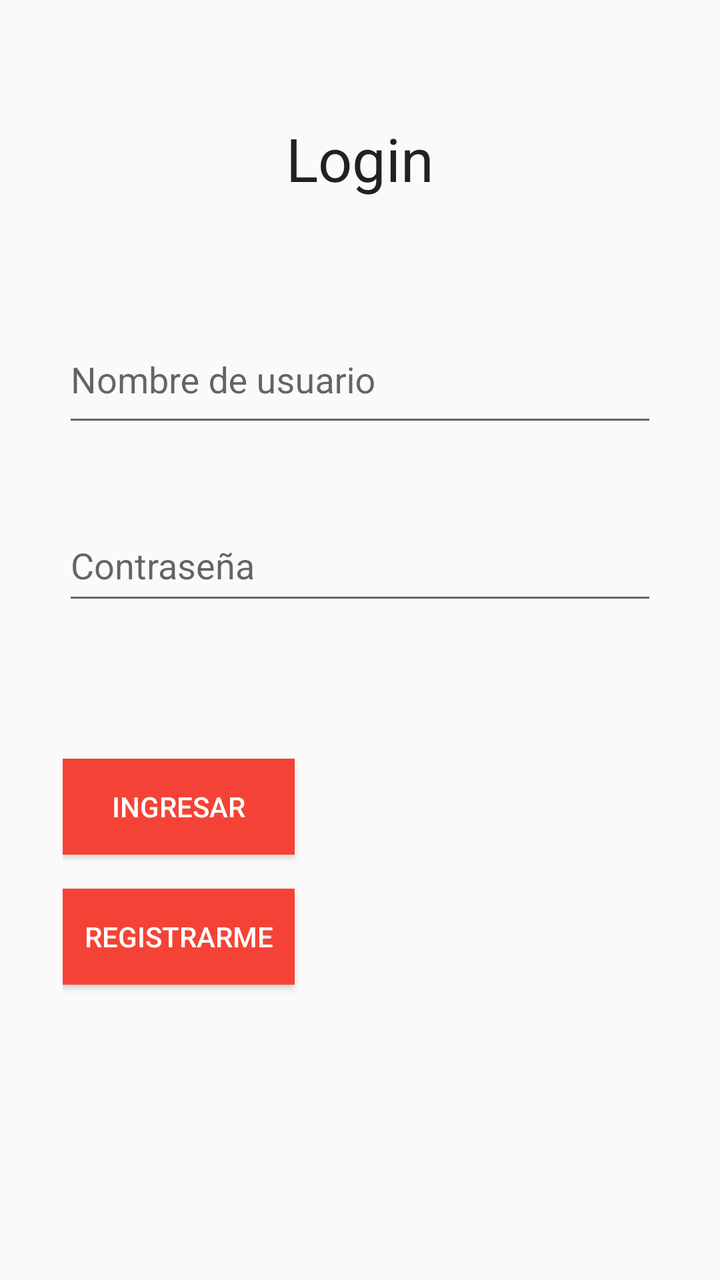
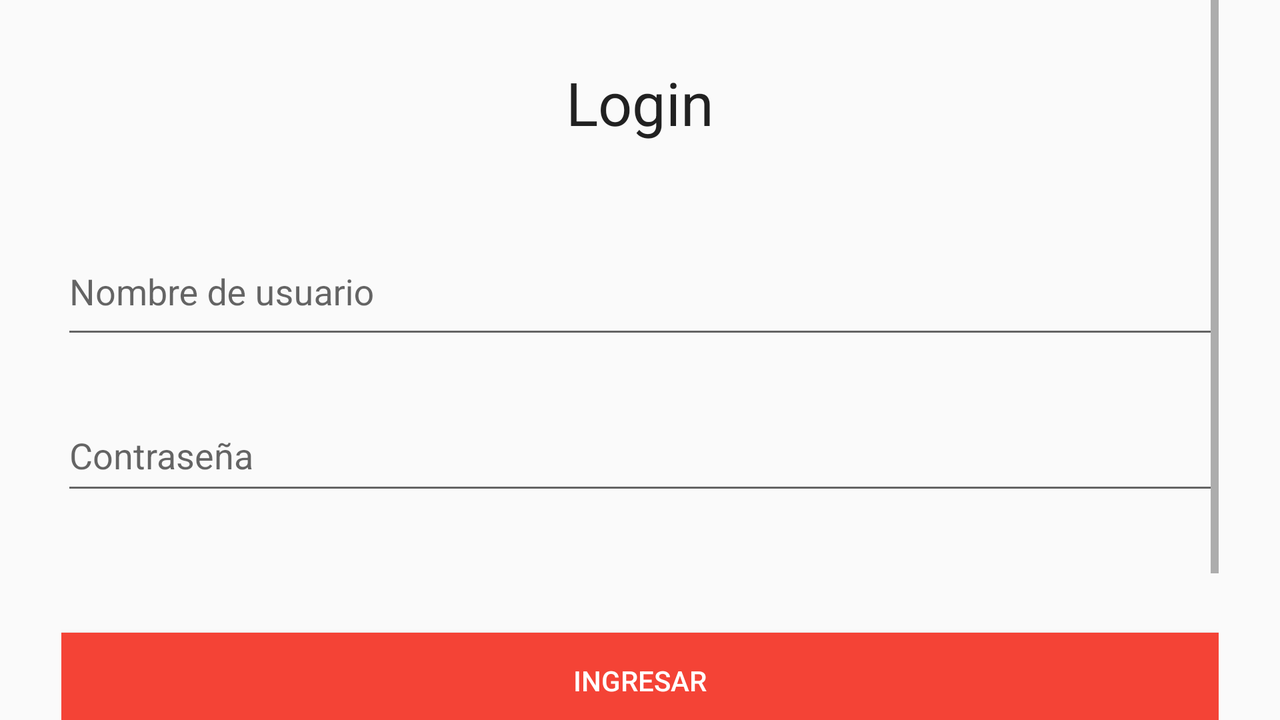

First picture: res/layout/ on a phone held upright. Second picture: the repository's own variant of that layout, on a device whose configuration matches the variant's folder. Source for both follows.
<!-- AndroidManifest.xml: application theme AppTheme -->
<!-- res/layout/activity_main.xml -->
<?xml version="1.0" encoding="utf-8"?>
<androidx.constraintlayout.widget.ConstraintLayout xmlns:android="http://schemas.android.com/apk/res/android"
    xmlns:app="http://schemas.android.com/apk/res-auto"
    xmlns:tools="http://schemas.android.com/tools"
    android:layout_width="match_parent"
    android:layout_height="match_parent"
    tools:context=".MainActivity">

    <LinearLayout
        android:layout_width="match_parent"
        android:layout_height="match_parent"
        android:orientation="vertical">

        <Space
            android:layout_width="match_parent"
            android:layout_height="46dp" />

        <LinearLayout
            android:layout_width="match_parent"
            android:layout_height="match_parent"
            android:orientation="horizontal">

            <Space
                android:layout_width="wrap_content"
                android:layout_height="match_parent"
                android:layout_weight="1" />

            <ScrollView
                android:layout_width="266dp"
                android:layout_height="match_parent"
                android:layout_weight="1">

                <LinearLayout
                    android:layout_width="match_parent"
                    android:layout_height="wrap_content"
                    android:orientation="vertical">

                    <Space
                        android:layout_width="match_parent"
                        android:layout_height="13dp" />

                    <TextView
                        android:id="@+id/titulo_main"
                        android:layout_width="match_parent"
                        android:layout_height="wrap_content"
                        android:text="Login"
                        android:textAlignment="center"
                        android:textAppearance="@android:style/TextAppearance.Large"
                        android:textSize="30sp" />

                    <Space
                        android:layout_width="match_parent"
                        android:layout_height="49dp" />

                    <com.google.android.material.textfield.TextInputLayout
                        android:id="@+id/inpNombreUsuario_main"
                        android:layout_width="match_parent"
                        android:layout_height="73dp">

                        <EditText
                            android:id="@+id/txtNombreUsuario_main"
                            android:layout_width="match_parent"
                            android:layout_height="59dp"
                            android:ems="10"
                            android:hint="Nombre de usuario"
                            android:inputType="textPersonName" />
                    </com.google.android.material.textfield.TextInputLayout>

                    <Space
                        android:layout_width="match_parent"
                        android:layout_height="24dp" />

                    <com.google.android.material.textfield.TextInputLayout
                        android:id="@+id/inpPass_main"
                        android:layout_width="match_parent"
                        android:layout_height="70dp">

                        <EditText
                            android:id="@+id/txtPassword_main"
                            android:layout_width="match_parent"
                            android:layout_height="51dp"
                            android:ems="10"
                            android:hint="Contraseña"
                            android:inputType="textPassword" />

                    </com.google.android.material.textfield.TextInputLayout>

                    <LinearLayout
                        android:layout_width="match_parent"
                        android:layout_height="205dp"
                        android:orientation="horizontal">

                        <LinearLayout
                            android:layout_width="134dp"
                            android:layout_height="match_parent"
                            android:orientation="vertical">

                            <Space
                                android:layout_width="match_parent"
                                android:layout_height="64dp" />

                            <Button
                                android:id="@+id/btnIngresar_main"
                                style="@style/confirmButton"
                                android:layout_width="116dp"
                                android:layout_height="wrap_content"
                                android:onClick="onClick_Ingresar"
                                android:text="INGRESAR" />

                            <Space
                                android:layout_width="match_parent"
                                android:layout_height="17dp" />

                            <Button
                                android:id="@+id/btnRegistrarse_main"
                                style="@style/confirmButton"
                                android:layout_width="116dp"
                                android:layout_height="wrap_content"
                                android:onClick="onClick_Registrar"
                                android:text="REGISTRARME" />
                        </LinearLayout>

                        <LinearLayout
                            android:layout_width="match_parent"
                            android:layout_height="match_parent"
                            android:orientation="vertical">

                            <Space
                                android:layout_width="match_parent"
                                android:layout_height="86dp" />

                            <LinearLayout
                                android:layout_width="match_parent"
                                android:layout_height="109dp"
                                android:orientation="horizontal">

                                <Space
                                    android:layout_width="4dp"
                                    android:layout_height="match_parent"
                                    android:layout_weight="1" />

                                <ProgressBar
                                    android:id="@+id/prbBarraEspera_main"
                                    style="?android:attr/progressBarStyle"
                                    android:layout_width="139dp"
                                    android:layout_height="67dp"
                                    android:layout_weight="1"
                                    android:visibility="invisible" />
                            </LinearLayout>

                            <Space
                                android:layout_width="match_parent"
                                android:layout_height="10dp" />

                        </LinearLayout>

                    </LinearLayout>

                    <Space
                        android:layout_width="match_parent"
                        android:layout_height="23dp" />

                </LinearLayout>
            </ScrollView>

            <Space
                android:layout_width="wrap_content"
                android:layout_height="match_parent"
                android:layout_weight="1" />

        </LinearLayout>
    </LinearLayout>

</androidx.constraintlayout.widget.ConstraintLayout>
<!-- resources referenced by this layout -->
<resources>
  <style name="confirmButton">
          <item name="android:textColor">
              @color/design_default_color_background
          </item>
          <item name="android:background">
              @color/colorPrimary
          </item>
      </style>
  <style name="AppTheme" parent="Theme.AppCompat.Light.DarkActionBar">
          
          <item name="colorPrimary">@color/colorPrimary</item>
          <item name="colorPrimaryDark">@color/colorPrimaryDark</item>
          <item name="colorAccent">@color/colorAccent</item>
      </style>
  <color name="colorPrimary">#F44336</color>
  <color name="colorPrimaryDark">#FA6B61</color>
  <color name="colorAccent">#C95148</color>
</resources>
<!-- res/layout-land/activity_main.xml (the repository's variant of the layout above) -->
<!-- drawn on the phone turned sideways -->
<?xml version="1.0" encoding="utf-8"?>
<androidx.constraintlayout.widget.ConstraintLayout xmlns:android="http://schemas.android.com/apk/res/android"
    xmlns:app="http://schemas.android.com/apk/res-auto"
    xmlns:tools="http://schemas.android.com/tools"
    android:layout_width="match_parent"
    android:layout_height="match_parent"
    tools:context=".MainActivity">

    <LinearLayout
        android:layout_width="match_parent"
        android:layout_height="match_parent"
        android:orientation="horizontal">

        <Space
            android:layout_width="wrap_content"
            android:layout_height="match_parent"
            android:layout_weight="1" />

        <ScrollView
            android:layout_width="548dp"
            android:layout_height="match_parent"
            android:layout_weight="1">

            <LinearLayout
                android:layout_width="match_parent"
                android:layout_height="wrap_content"
                android:orientation="vertical">

                <Space
                    android:layout_width="match_parent"
                    android:layout_height="31dp" />

                <TextView
                    android:id="@+id/titulo_main"
                    android:layout_width="match_parent"
                    android:layout_height="wrap_content"
                    android:text="Login"
                    android:textAlignment="center"
                    android:textAppearance="@android:style/TextAppearance.Large"
                    android:textSize="30sp" />

                <Space
                    android:layout_width="match_parent"
                    android:layout_height="33dp" />

                <com.google.android.material.textfield.TextInputLayout
                    android:id="@+id/inpNombreUsuario_main"
                    android:layout_width="match_parent"
                    android:layout_height="73dp">

                    <EditText
                        android:id="@+id/txtNombreUsuario_main"
                        android:layout_width="match_parent"
                        android:layout_height="59dp"
                        android:ems="10"
                        android:hint="Nombre de usuario"
                        android:inputType="textPersonName" />
                </com.google.android.material.textfield.TextInputLayout>

                <Space
                    android:layout_width="match_parent"
                    android:layout_height="13dp" />

                <com.google.android.material.textfield.TextInputLayout
                    android:id="@+id/inpPass_main"
                    android:layout_width="match_parent"
                    android:layout_height="70dp">

                    <EditText
                        android:id="@+id/txtPassword_main"
                        android:layout_width="match_parent"
                        android:layout_height="51dp"
                        android:ems="10"
                        android:hint="Contraseña"
                        android:inputType="textPassword" />
                </com.google.android.material.textfield.TextInputLayout>

                <Space
                    android:layout_width="match_parent"
                    android:layout_height="56dp" />

                <Button
                    android:id="@+id/btnIngresar_main"
                    android:layout_width="match_parent"
                    android:layout_height="wrap_content"
                    android:background="@color/colorPrimary"
                    android:onClick="onClick_Ingresar"
                    android:text="INGRESAR"
                    android:textColor="@color/design_default_color_background" />

                <Space
                    android:layout_width="match_parent"
                    android:layout_height="17dp" />

                <Button
                    android:id="@+id/btnRegistrarse_main"
                    android:layout_width="match_parent"
                    android:layout_height="wrap_content"
                    android:background="@color/colorPrimary"
                    android:onClick="onClick_Registrar"
                    android:text="REGISTRARSE"
                    android:textColor="@color/design_default_color_background" />

                <Space
                    android:layout_width="match_parent"
                    android:layout_height="23dp" />

            </LinearLayout>
        </ScrollView>

        <Space
            android:layout_width="wrap_content"
            android:layout_height="match_parent"
            android:layout_weight="1" />

    </LinearLayout>

</androidx.constraintlayout.widget.ConstraintLayout>
<!-- resources referenced by the variant -->
<!-- as the phone turned sideways resolves them -->
<resources>
  <color name="colorPrimary">#F44336</color>
  <style name="AppTheme" parent="Theme.AppCompat.Light.DarkActionBar">
          
          <item name="colorPrimary">@color/colorPrimary</item>
          <item name="colorPrimaryDark">@color/colorPrimaryDark</item>
          <item name="colorAccent">@color/colorAccent</item>
      </style>
  <color name="colorPrimaryDark">#FA6B61</color>
  <color name="colorAccent">#C95148</color>
</resources>
